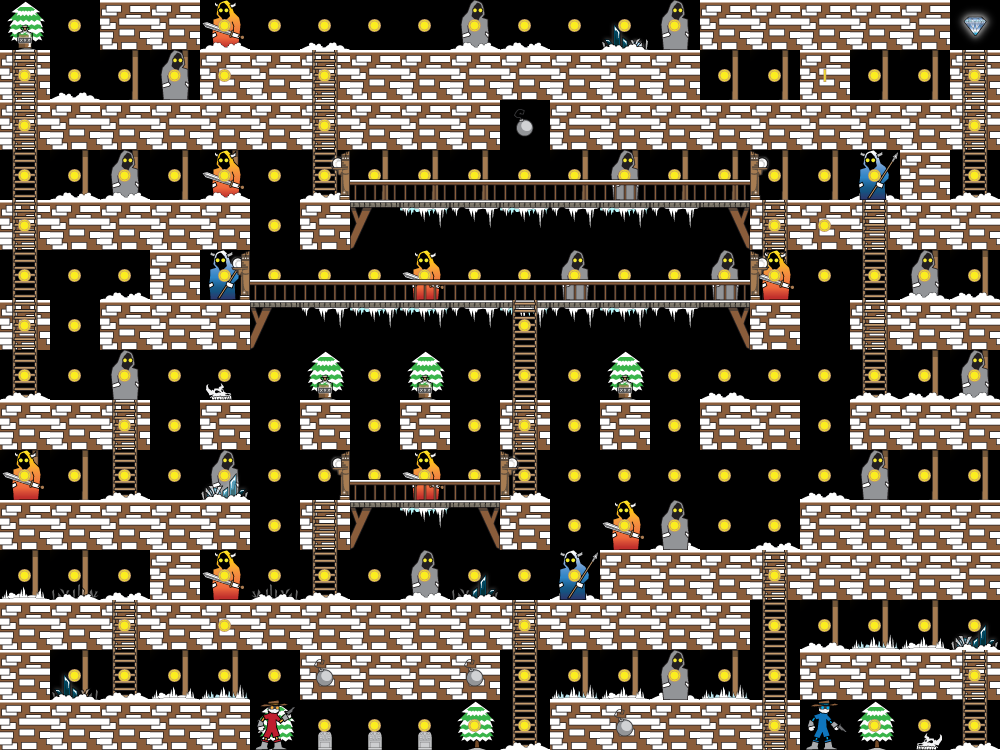

A 2D game scene composited from a Tiled map and its tileset images. What follows is a short description and the map's XML, with each tile layer's data collapsed to a summary:
An orthogonal 20x15 tile map with 50x50 px tiles, 7 tile layers (Blocks, Ladders, Back, Cast, ...).

<map version="1.0" orientation="orthogonal" width="20" height="15" tilewidth="50" tileheight="50">
 <tileset firstgid="1" name="bandit_spritesheet" tilewidth="50" tileheight="50">
  <image source="../bandit_spritesheet.png" width="900" height="1250" />
 </tileset>
 <layer name="Blocks" width="20" height="15">
  <data>[300 cells, 148 non-empty, 5 distinct tile ids]</data>
 </layer>
 <layer name="Ladders" width="20" height="15">
  <data>[300 cells, 38 non-empty, 1 distinct tile ids]</data>
 </layer>
 <layer name="Back" width="20" height="15">
  <data>[300 cells, 60 non-empty, 7 distinct tile ids]</data>
 </layer>
 <layer name="Cast" width="20" height="15">
  <data>[300 cells, 28 non-empty, 5 distinct tile ids]</data>
 </layer>
 <layer name="Coins" width="20" height="15">
  <data>[300 cells, 168 non-empty, 3 distinct tile ids]</data>
 </layer>
 <layer name="Front" width="20" height="15">
  <data>[300 cells, 66 non-empty, 14 distinct tile ids]</data>
 </layer>
 <layer name="bomb" width="20" height="15">
  <data>[300 cells, 5 non-empty, 2 distinct tile ids]</data>
 </layer>
</map>
